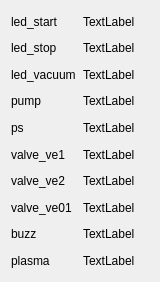
   <widget class="QWidget" name="gridLayoutWidget_3">
    <property name="geometry">
     <rect>
      <x>10</x>
      <y>760</y>
      <width>160</width>
      <height>282</height>
     </rect>
    </property>
    <layout class="QGridLayout" name="gridLayout_3">
     <item row="1" column="0">
      <widget class="QLabel" name="label_4">
       <property name="text">
        <string>led_stop</string>
       </property>
      </widget>
     </item>
     <item row="8" column="1">
      <widget class="QLabel" name="valve_ve01_value">
       <property name="text">
        <string>TextLabel</string>
       </property>
      </widget>
     </item>
     <item row="10" column="0">
      <widget class="QLabel" name="label_13">
       <property name="text">
        <string>buzz</string>
       </property>
      </widget>
     </item>
     <item row="4" column="1">
      <widget class="QLabel" name="ps_value">
       <property name="text">
        <string>TextLabel</string>
       </property>
      </widget>
     </item>
     <item row="6" column="0">
      <widget class="QLabel" name="label_9">
       <property name="text">
        <string>valve_ve2</string>
       </property>
      </widget>
     </item>
     <item row="4" column="0">
      <widget class="QLabel" name="label_7">
       <property name="text">
        <string>ps</string>
       </property>
      </widget>
     </item>
     <item row="2" column="1">
      <widget class="QLabel" name="led_vacuum_value">
       <property name="text">
        <string>TextLabel</string>
       </property>
      </widget>
     </item>
     <item row="2" column="0">
      <widget class="QLabel" name="label_5">
       <property name="text">
        <string>led_vacuum</string>
       </property>
      </widget>
     </item>
     <item row="1" column="1">
      <widget class="QLabel" name="led_stop_value">
       <property name="text">
        <string>TextLabel</string>
       </property>
      </widget>
     </item>
     <item row="8" column="0">
      <widget class="QLabel" name="label_11">
       <property name="text">
        <string>valve_ve01</string>
       </property>
      </widget>
     </item>
     <item row="5" column="0">
      <widget class="QLabel" name="label_8">
       <property name="text">
        <string>valve_ve1</string>
       </property>
      </widget>
     </item>
     <item row="3" column="1">
      <widget class="QLabel" name="pump_value">
       <property name="text">
        <string>TextLabel</string>
       </property>
      </widget>
     </item>
     <item row="0" column="1">
      <widget class="QLabel" name="led_start_value">
       <property name="text">
        <string>TextLabel</string>
       </property>
      </widget>
     </item>
     <item row="5" column="1">
      <widget class="QLabel" name="valve_ve1_value">
       <property name="text">
        <string>TextLabel</string>
       </property>
      </widget>
     </item>
     <item row="10" column="1">
      <widget class="QLabel" name="buzz_value">
       <property name="text">
        <string>TextLabel</string>
       </property>
      </widget>
     </item>
     <item row="0" column="0">
      <widget class="QLabel" name="label_3">
       <property name="text">
        <string>led_start</string>
       </property>
      </widget>
     </item>
     <item row="6" column="1">
      <widget class="QLabel" name="valve_ve2_value">
       <property name="text">
        <string>TextLabel</string>
       </property>
      </widget>
     </item>
     <item row="3" column="0">
      <widget class="QLabel" name="label_6">
       <property name="text">
        <string>pump</string>
       </property>
      </widget>
     </item>
     <item row="12" column="0">
      <widget class="QLabel" name="label_17">
       <property name="text">
        <string>plasma</string>
       </property>
      </widget>
     </item>
     <item row="12" column="1">
      <widget class="QLabel" name="plasma_value">
       <property name="text">
        <string>TextLabel</string>
       </property>
      </widget>
     </item>
    </layout>
   </widget>
